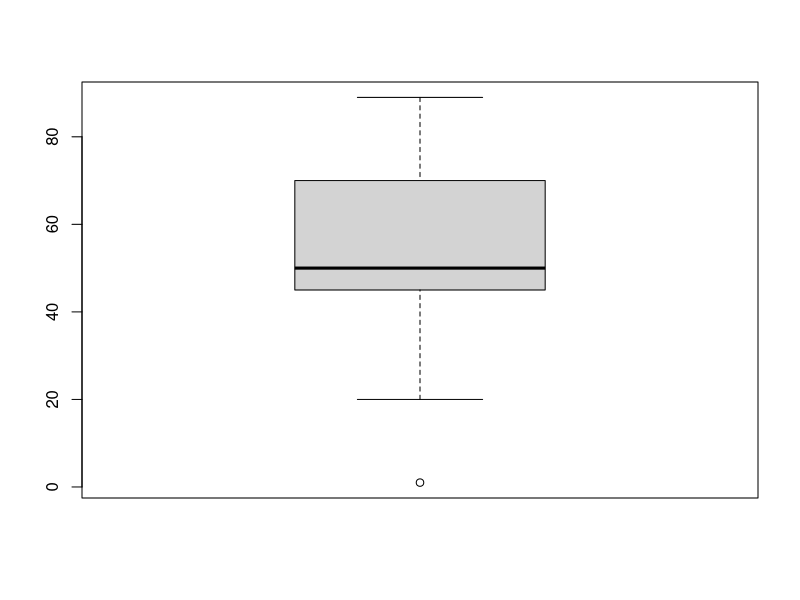
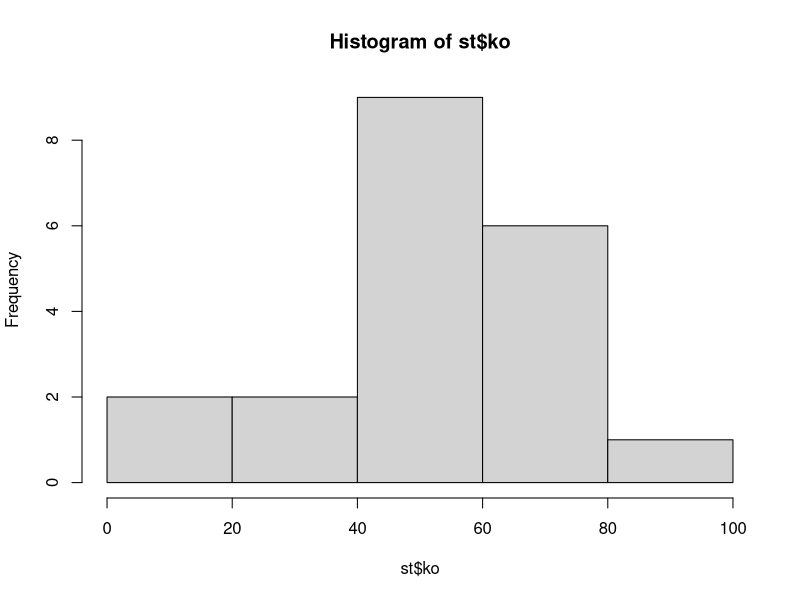

Generate these figures, in order, with R:
library(ggplot2)
library(dplyr)

#p160
#1 미성년 인구 백분율
df_midwest <- as.data.frame(midwest)
class(df_midwest)
df_midwest$pop_percent <-100-((df_midwest$popadults/df_midwest$poptotal)*100)


#2
df_midwest %>%
  select(county)  %>% 
  arrange(desc(df_midwest$pop_percent)) %>%
  head(5)

#3
df_midwest <- df_midwest %>% mutate(range = ifelse(pop_percent >= 40, "large", 
                                            ifelse(pop_percent >= 30, "middle", "small")))

df_midwest %>%
  group_by(range) %>%
  summarise(n= n())


#4
df_midwest$pop_asian_percent <-((df_midwest$popasian/df_midwest$poptotal)*100)

df_midwest %>%
  select(state, county,pop_asian_percent)  %>% 
  arrange(df_midwest$pop_asian_percent) %>%
  head(10)


df_midwest$pop_asian_percent <-((df_midwest$popasian/df_midwest$poptotal)*100)
head(df_midwest[order(df_midwest$pop_asian_percent), c('state', 'county', 'pop_asian_percent')], 10)




########################################################################################v















st <- read.csv('csv_exam.csv', header = F)
colnames(st) <- c('id','class','ko','en','ma')
View(st)

# class에 NA가 몇 개있는지 확인
table(is.na(st$class))

#NA를 제외한 숫자들만 평균을 낸다
mean(st$ko, na.rm = T)

#학생 정보를 조회 하시오

#단 id, class, ko 결측치(NA)가 있는 학생은 빼시오
st[,c(1:3)]
##1
df_st <- st %>% filter(!is.na(class) & !is.na(ko))
df_st[,c(1:3)]
##2
st[!is.na(st$class) & !is.na(st$ko), c(1:3)]
##3 omit은 결측치가 있는 컬럼 자체를 알아서 빼줌
na.omit(st[,c(1:3)])



# 국어, 영어, 수학 성적의 평균을 구하여
# vector를 만든다.
##1              ##1과 ##2는 총 20개에서 결측치 4개를 뺀 16개 데이터에 대해 평균
st_na <- na.omit(st)
colMeans(st_na[,c(3:5)]);
##2
st_na <- na.omit(st)
c(mean(st_na[,c('ko')]),mean(st_na[,c('en')]),mean(st_na[,c('ma')]))
##3 총 20개에서 결측치 4개를 포함한 20개 데이터에 대해 평균 결측치는 데이터 없음..
avg <- colMeans(st[,c('ko','en','ma')], na.rm = T)

# NA 값을 모두 1으로 바꾸시오

st$class <- ifelse(is.na(st$class), 1, st$class)
st$ko <- ifelse(is.na(st$ko), 1, st$ko)
st$en <- ifelse(is.na(st$en), 1, st$en)
st$ma <- ifelse(is.na(st$ma), 1, st$ma)

#한번에 1로 바꾸기 (id, class도 NA인거 고려해줘야 함)
st[is.na(st)]=1
boxplot(st$ko)
hist(st$ko)